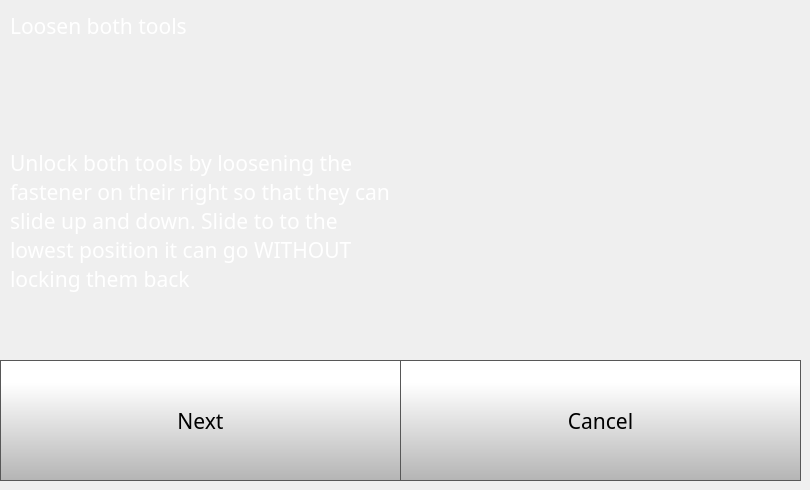
    <widget class="QWidget" name="idexConfigStep4Page">
     <widget class="QLabel" name="calibrateLabel_13">
      <property name="geometry">
       <rect>
        <x>10</x>
        <y>10</y>
        <width>781</width>
        <height>31</height>
       </rect>
      </property>
      <property name="font">
       <font>
        <family>Gotham</family>
        <pointsize>16</pointsize>
        <bold>false</bold>
       </font>
      </property>
      <property name="styleSheet">
       <string notr="true">color: rgb(255, 255, 255);</string>
      </property>
      <property name="text">
       <string>Loosen both tools</string>
      </property>
      <property name="wordWrap">
       <bool>true</bool>
      </property>
     </widget>
     <widget class="QPushButton" name="idexConfigStep4NextButton">
      <property name="geometry">
       <rect>
        <x>0</x>
        <y>360</y>
        <width>401</width>
        <height>121</height>
       </rect>
      </property>
      <property name="font">
       <font>
        <family>Gotham</family>
        <pointsize>16</pointsize>
       </font>
      </property>
      <property name="styleSheet">
       <string notr="true">QPushButton {
     border: 1px solid rgb(87, 87, 87);
	background-color: qlineargradient(spread:pad, x1:0, y1:1, x2:0, y2:0.188, stop:0 rgba(180, 180, 180, 255), stop:1 rgba(255, 255, 255, 255));


}

QPushButton:pressed {
    background-color: qlineargradient(x1: 0, y1: 0, x2: 0, y2: 1,
                                      stop: 0 #dadbde, stop: 1 #f6f7fa);
}

QPushButton:flat {
    border: none; /* no border for a flat push button */
}

QPushButton:default {
    border-color: navy; /* make the default button prominent */
}

QPushButton:focus {
	outline: none;
}</string>
      </property>
      <property name="text">
       <string>Next</string>
      </property>
      <property name="iconSize">
       <size>
        <width>40</width>
        <height>40</height>
       </size>
      </property>
     </widget>
     <widget class="QLabel" name="calibrateLabel_17">
      <property name="geometry">
       <rect>
        <x>10</x>
        <y>80</y>
        <width>391</width>
        <height>281</height>
       </rect>
      </property>
      <property name="font">
       <font>
        <family>Gotham</family>
        <pointsize>16</pointsize>
        <bold>false</bold>
       </font>
      </property>
      <property name="styleSheet">
       <string notr="true">color: rgb(255, 255, 255);</string>
      </property>
      <property name="text">
       <string>Unlock both tools by loosening the fastener on their right so that they can slide up and down. Slide to to the lowest position it can go WITHOUT locking them back</string>
      </property>
      <property name="wordWrap">
       <bool>true</bool>
      </property>
     </widget>
     <widget class="QPushButton" name="idexConfigStep4CancelButton">
      <property name="geometry">
       <rect>
        <x>400</x>
        <y>360</y>
        <width>401</width>
        <height>121</height>
       </rect>
      </property>
      <property name="font">
       <font>
        <family>Gotham</family>
        <pointsize>16</pointsize>
       </font>
      </property>
      <property name="styleSheet">
       <string notr="true">QPushButton {
     border: 1px solid rgb(87, 87, 87);
	background-color: qlineargradient(spread:pad, x1:0, y1:1, x2:0, y2:0.188, stop:0 rgba(180, 180, 180, 255), stop:1 rgba(255, 255, 255, 255));


}

QPushButton:pressed {
    background-color: qlineargradient(x1: 0, y1: 0, x2: 0, y2: 1,
                                      stop: 0 #dadbde, stop: 1 #f6f7fa);
}

QPushButton:flat {
    border: none; /* no border for a flat push button */
}

QPushButton:default {
    border-color: navy; /* make the default button prominent */
}

QPushButton:focus {
	outline: none;
}</string>
      </property>
      <property name="text">
       <string>Cancel</string>
      </property>
      <property name="iconSize">
       <size>
        <width>40</width>
        <height>40</height>
       </size>
      </property>
     </widget>
     <widget class="QLabel" name="Nozzlelevel1_2">
      <property name="geometry">
       <rect>
        <x>410</x>
        <y>50</y>
        <width>361</width>
        <height>281</height>
       </rect>
      </property>
      <property name="text">
       <string/>
      </property>
      <property name="alignment">
       <set>Qt::AlignCenter</set>
      </property>
     </widget>
    </widget>
